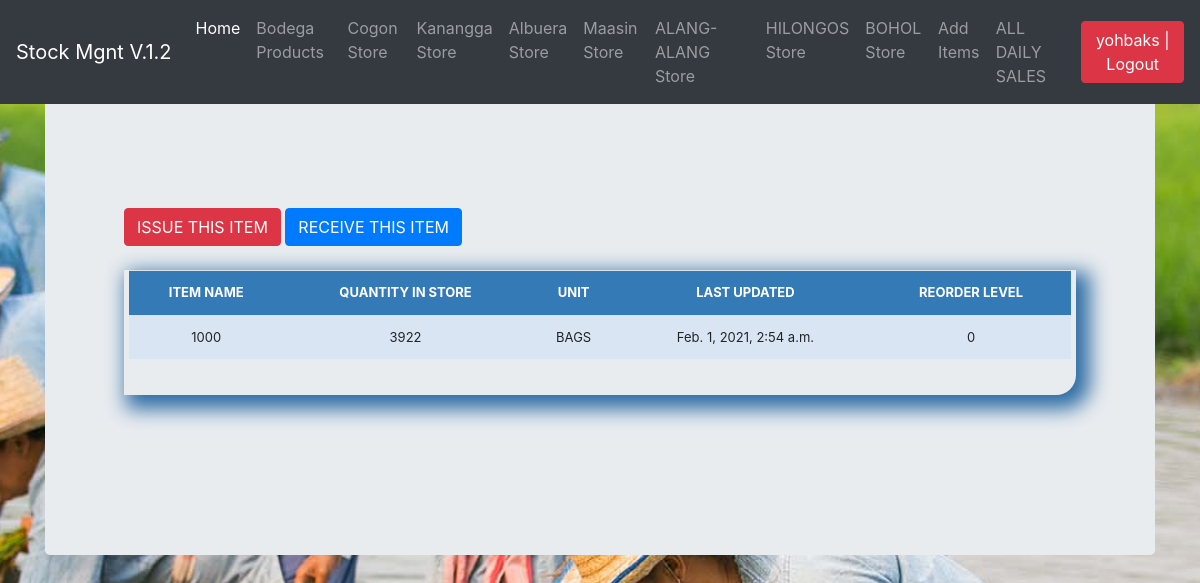
The app's page /stock_detail/23/ (signed in) with its own data.
### stockmgmt/models.py (models this page shows, shortened)
class All_Store(models.Model):
    name = models.CharField(max_length=100, blank=True, null=True, verbose_name='Store name', choices=issue_to_category)
    slug = models.SlugField(unique=True, null=False, default='na')
    def get_absolute_url(self):
        return reverse('store', kwargs={'slug': self.slug})
    def __str__(self):
        return self.name

class Stock(models.Model):
    category = models.ForeignKey(Category, on_delete=models.CASCADE, blank=True)
    sub_category = models.ForeignKey(SubCategory, on_delete=models.CASCADE, blank=True,null=True,verbose_name='UNIT')
    item_name = models.CharField(max_length=50, blank=True, null=True)
    quantity = models.IntegerField(default='0', blank=True, null=True)
    receive_quantity = models.IntegerField(default='0', blank=True, null=True,verbose_name='Quantity')
    receive_by = models.CharField(max_length=50, blank=True, null=True)
    issue_quantity = models.IntegerField(default='0', blank=True, null=True)
    issue_by = models.CharField(max_length=50, blank=True, null=True, choices=issue_to_category)
    issue_by_model = models.ForeignKey(All_Store, on_delete=models.CASCADE, blank=True, null=True,
                                       related_name='issue_to_model')
    ordered_items=models.IntegerField(blank=True, null=True,default=0,verbose_name='Number of items')
    issue_to = models.CharField(max_length=50, blank=True, null=True, choices=issue_to_category)
    issue_to_model = models.ForeignKey(All_Store, on_delete=models.CASCADE, blank=True, null=True,
                                       related_name='issue_by_model')
    phone_number = models.CharField(max_length=50, blank=True, null=True)
    created_by = models.CharField(max_length=50, blank=True, null=True)
    reorder_level = models.IntegerField(default='0', blank=True, null=True)
    last_updated = models.DateTimeField(auto_now_add=False, auto_now=True)
    timestamp = models.DateTimeField(auto_now_add=True, auto_now=False)
    price = models.IntegerField(default='0', blank=True, null=True)

class SubCategory(models.Model):
    category=models.ForeignKey(Category,on_delete=models.CASCADE,related_name='stock_Categories')
    name=models.CharField(max_length=100,db_index=True)

### stockmgmt/views.py (the view)
# urls.py: path('stock_detail/<str:pk>/', views.stock_detail, name="stock_detail"),
def stock_detail(request, pk):
    queryset = Stock.objects.get(id=pk)
    print(queryset.issue_to_model)
    try:
        remainnig=Shop_Record.objects.get(product__pk=pk,store=queryset.issue_by_model).remaining_items
    except:
        remainnig=queryset.quantity
    all_store = All_Store.objects.all()
    context = {
        "queryset": queryset,
        'remaining': remainnig,
        'stores':all_store,
    }
    return render(request, "stock_detail.html", context)

### stockmgmt/templates/stock_detail.html (shortened to what this page needs)
{% extends "base.html" %}
{% load crispy_forms_tags %}
{% load static %}
{% block body %}
<main role="main" class="container">
  <div class="jumbotron">
<a href="{% url 'issue_items' queryset.id %}"><div class='btn btn-danger'>ISSUE THIS ITEM</div></a>
<a href="{% url 'receive_items' queryset.id %}"><div class='btn btn-primary'>RECEIVE THIS ITEM</div></a>
        <br><br>
        <div class="display_table">
          <table class='table'>
                  <tr>
                    <th>ITEM NAME</th>
                      <th>QUANTITY IN STORE</th>
                      <th>UNIT</th>
                    <th>LAST UPDATED</th>
                    <th>REORDER LEVEL</th>
                  </tr>
                  <tr>
                    <td>{{queryset.item_name}}</td>
                      <td>{{ queryset.quantity }}</td>
                      <td>{{ queryset.sub_category.name }}</td>
                    <td>{{queryset.last_updated}}</td>
                    <td>{{queryset.reorder_level}}</td>
                  </tr>
          </table>
        </div>
  </div>
</main>
{% endblock %}

### stockmgmt/templates/navbar.html (shortened to what this page needs)
  <nav class="navbar navbar-expand-md navbar-dark fixed-top bg-dark">
  <a class="navbar-brand" href="/">Stock Mgnt V.1.2</a>
  <div class="collapse navbar-collapse" id="navbarCollapse">
    <ul class="navbar-nav mr-auto">
      <li class="nav-item active">
        <a class="nav-link" href="/">Home <span class="sr-only">(current)</span></a>
      </li>
        {% if request.user.is_authenticated %}
      <li class="nav-item">
        <a class="nav-link" href="/list_items">Bodega Products</a>
        </li>
        {% for shop in stores %}
            {% if shop.name != 'BODEGA' %}
            <li class="nav-item">
        <a class="nav-link" href="{{ shop.get_absolute_url }}">{{ shop.name }} Store</a>
      </li>
            {% endif %}
        {% endfor %}
            <li class="nav-item">
        <a class="nav-link" href="/add_items">Add Items</a>
      </li>
      <li class="nav-item">
        <a class="nav-link" href="{% url 'all_sales' %}" tabindex="-1" aria-disabled="true">ALL DAILY SALES</a>
      </li>
        {% endif %}
    </ul>
          <ul class="navbar-nav">
        {% if request.user.is_authenticated %}
        <li><a href="/accounts/logout"><button class="btn btn-danger">{{ user }} | Logout</button></a></li>
        {% else %}
        <li><a href="/accounts/login">Login</a></li>
        {% endif %}
    </ul>
  </div>
</nav>

### stockmgmt/static/css/stylesheet.css (style rules this page uses)
body { background-color: #34eb6b; }
.table { font-size: 13px; text-align: center; width: 95%; margin: auto; }
.table tr:nth-child(odd) { background: #B8CAE4 }
.table tr:nth-child(even) { background: #dae5f4 }
th { background-color: #337ab7; color: white; }
.display_table { border-bottom-right-radius: 20px; padding-left: 5px; padding-right: 5px; padding-bottom: 20px; box-shadow: 8px 8px 20px 6px #2e6da4; }
body { background-image: url("../img/bg.jpg"); background-position: center; background-repeat: no-repeat; background-size: cover; }

### stockmgmt/static/css/navbar-top-fixed.css (style rules this page uses)
body { min-height: 75rem; padding-top: 4.5rem; }

### records on screen
All_Store: name "Cogon"
All_Store: name "Kanangga"
All_Store: name "Albuera"
All_Store: name "Maasin"
All_Store: name "ALANG-ALANG"
All_Store: name "HILONGOS"
All_Store: name "BOHOL"
Stock: item_name "1000", quantity "3922", sub_category.name "BAGS", last_updated "Feb. 1, 2021, 2:54 a.m.", reorder_level "0"

### other values on screen
{{ user }} "yohbaks"
